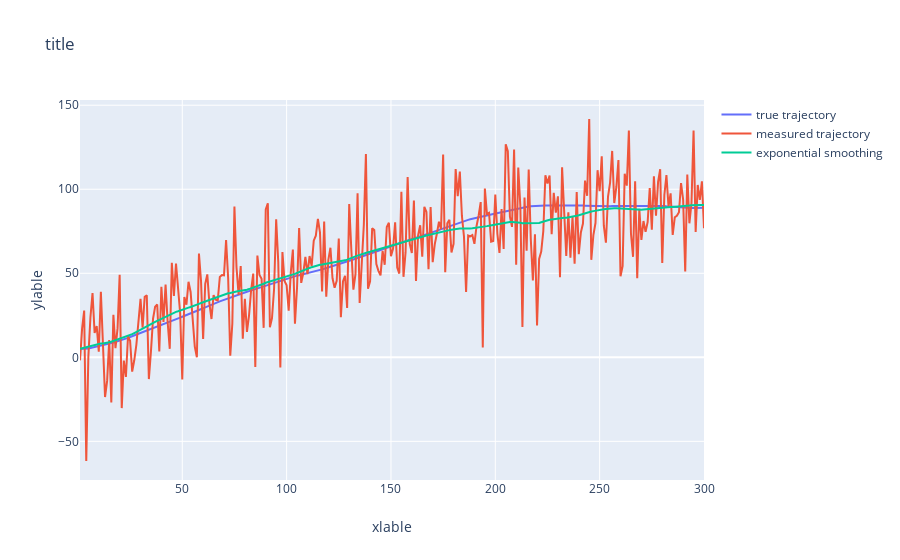

Notebook source saved alongside this figure:
### Code cell
plot(3, [num_points, num_points, num_points], [X, z, exp_smooth(z, 0.06)],
     legend=['true trajectory', 'measured trajectory', 'exponential smoothing'])

### Figure 1 — Plotly figure (JSON) as saved in the notebook; plotly's stock layout.template omitted (floating-point values rounded to 4 significant figures; data arrays with more than 128 entries replaced by an {"elided": "..."} marker saying what was removed)
{"data": [{"mode": "lines", "name": "true trajectory", "showlegend": true, "type": "scatter", "x": {"elided": "300 int values"}, "y": {"elided": "300 float values"}}, {"mode": "lines", "name": "measured trajectory", "showlegend": true, "type": "scatter", "x": {"elided": "300 int values"}, "y": {"elided": "300 float values"}}, {"mode": "lines", "name": "exponential smoothing", "showlegend": true, "type": "scatter", "x": {"elided": "300 int values"}, "y": {"elided": "300 float values"}}], "layout": {"title": {"text": "title"}, "xaxis": {"title": {"text": "xlable"}}, "yaxis": {"title": {"text": "ylable"}}}}
